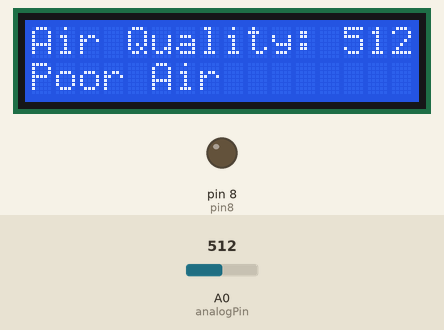
Recording of a sketch running on a simulated Arduino Uno, built with avr-gcc and run on an emulated ATmega328P. Parts: 16×2 character LCD, output pins drawn as LEDs (lit = HIGH). Inputs (shaded band) come from the test bench; at power-on: A0 (analogPin) = 512. What the sketch prints to the serial monitor is not drawn.

Above: at 1.2 s.
1.3 s: A0 (analogPin) set to 644
At 2.5 s:
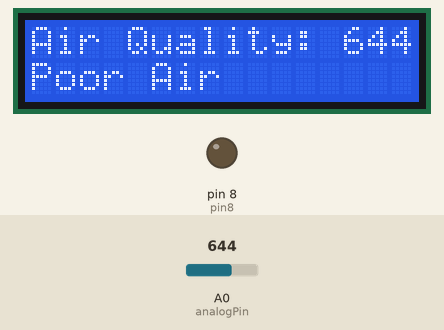
2.8 s: A0 (analogPin) set to 665
At 3.3 s:
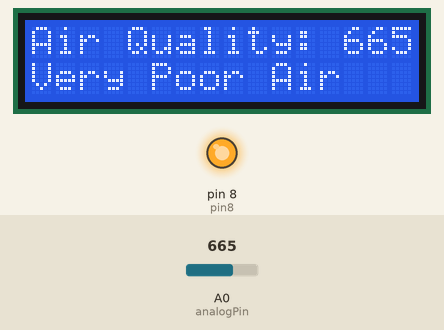
4.3 s: A0 (analogPin) set to 640
At 5.5 s:
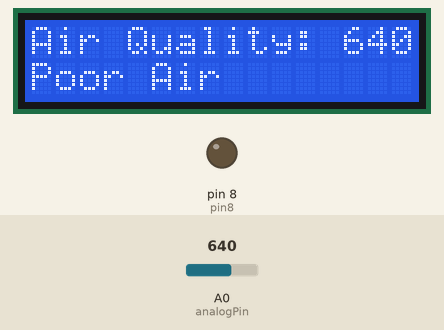
7.3 s: A0 (analogPin) set to 660
At 8.4 s:
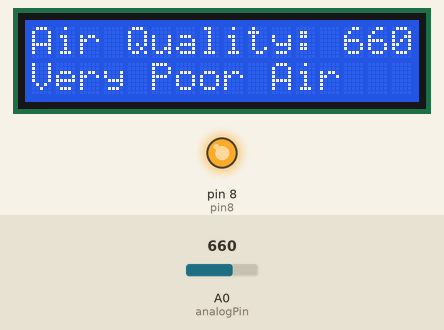
10.3 s: A0 (analogPin) set to 490
At 11.7 s:
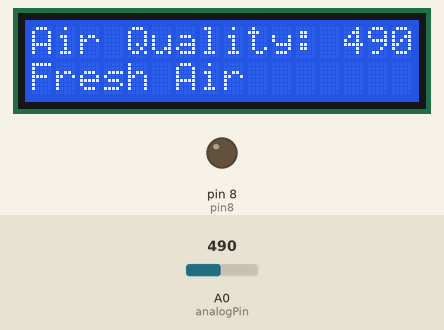
Timing chart, 0 to 12.9 s (numbered marks = the images above; inputs shaded):
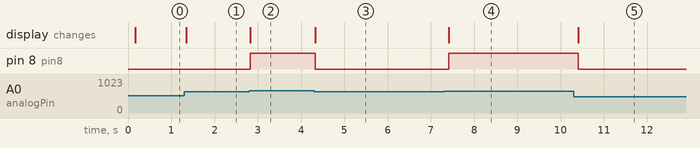

Measured:
- the behaviour switches between 650 and 651 on A0 (analogPin) (found by bisection; images 1 and 2)
- after the input at 1.3 s, the display: changes at once (image 1)
- after the input at 2.8 s, pin 8 (pin8): LOW → HIGH at once; the display: changes at once (image 2)
- after the input at 4.3 s, pin 8 (pin8): HIGH → LOW at once; the display: changes at once (image 3)
- after the input at 7.3 s, pin 8 (pin8): LOW → HIGH after 0.11 s; the display: changes after 0.11 s (image 4)
- after the input at 10.3 s, pin 8 (pin8): HIGH → LOW after 0.11 s; the display: changes after 0.11 s (image 5)

The sketch:

samrt_parking_system.ino
```cpp
// include the library code:
#include <LiquidCrystal.h>

// initialize the library with the numbers of the interface pins
LiquidCrystal lcd(12, 11, 5, 4, 3, 2);

int pin8 = 8;
int analogPin = A0;
int sensorValue = 0;        // store the value read

void setup() {
  pinMode(analogPin, INPUT);
  pinMode(pin8, OUTPUT);
  // set up the LCD's number of columns and rows:
  lcd.begin(16, 2);
  // Print a message to the LCD.
  lcd.print("What is the air ");
  lcd.print("quality today?");
  Serial.begin(9600);
  lcd.display();
}

void loop() {

  delay(100);
  sensorValue = analogRead(analogPin);     // read the input pin
  Serial.print("Air Quality in PPM = ");
  Serial.println(sensorValue);            // debug value

  lcd.clear();
  lcd.setCursor(0,0);
  lcd.print ("Air Quality: ");
  lcd.print (sensorValue);

  if (sensorValue<=500)
   {
   Serial.print("Fresh Air ");
   Serial.print ("\r\n");
   lcd.setCursor(0,1);
   lcd.print("Fresh Air");
   }
  else if( sensorValue>=500 && sensorValue<=650 )
   {
   Serial.print("Poor Air");
   Serial.print ("\r\n");
   lcd.setCursor(0,1);
   lcd.print("Poor Air");
   }
  else if (sensorValue>=650 )
   {
   Serial.print("Very Poor Air");
   Serial.print ("\r\n");
   lcd.setCursor(0,1);
   lcd.print("Very Poor Air");
   }

  if (sensorValue >650) {
    // Activate digital output
    digitalWrite(pin8, HIGH);
  }
  else {
    // Deactivate digital output
    digitalWrite(pin8, LOW);
  }
}
```
